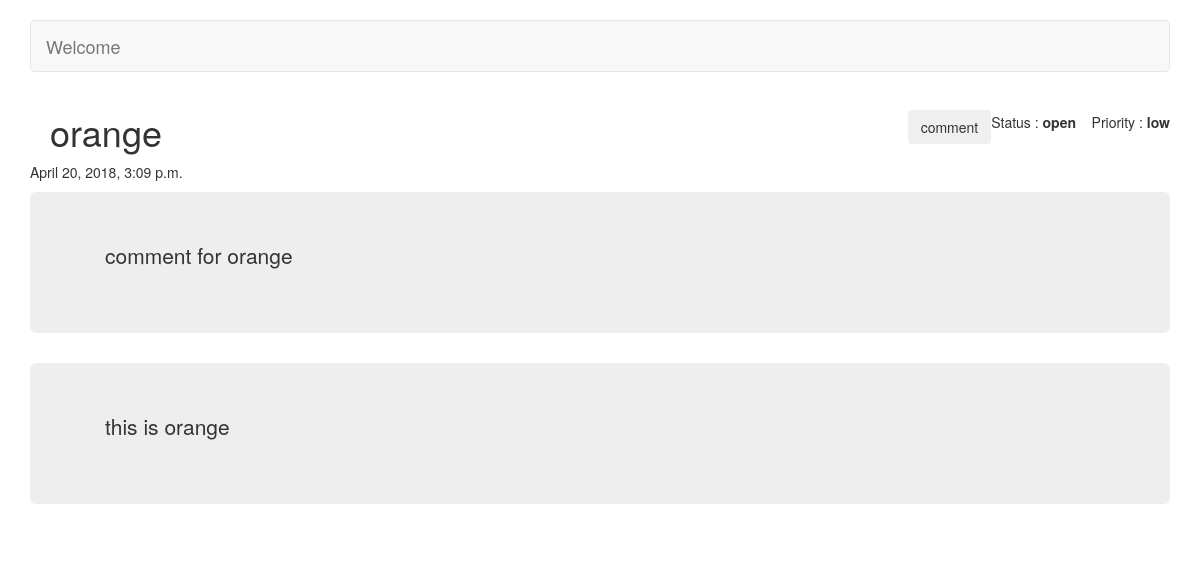
The page /info/ on the database as committed earlier.
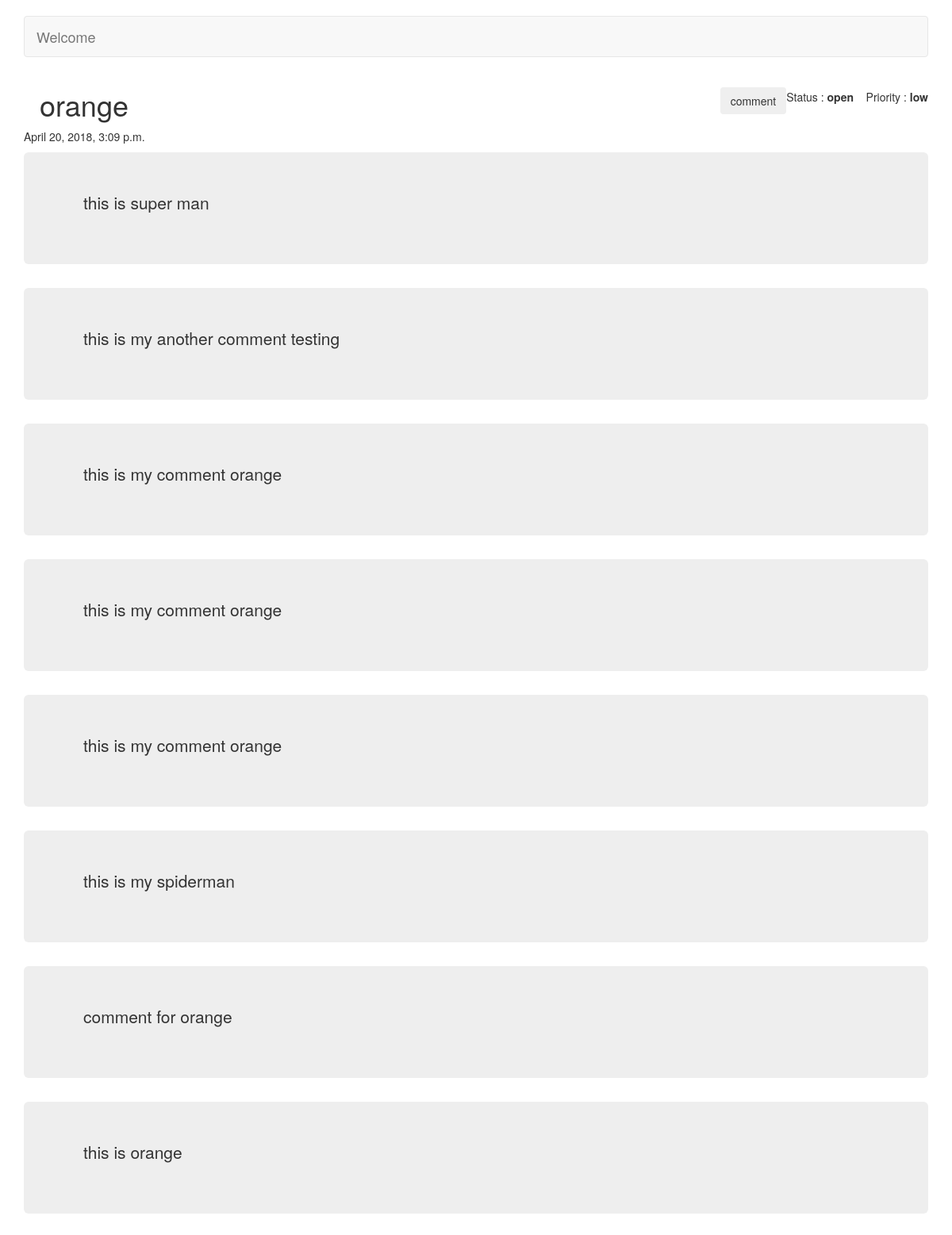
The same page on the database as committed later.
### ticket/models.py (models this page shows, shortened)
class Tickets(models.Model):
	class Meta:
		verbose_name_plural = "tickets"
	subject = models.CharField(max_length=350)
	description = models.TextField()
	STATUS_CHOICES = (
			('open','OPEN'),
			('closed', 'CLOSED'),
			('fixed', 'FIXED'),
			('in_progress', 'IN PROGRESS'),
			('reopened','REOPENED')
		)
	status  = models.CharField(max_length=30, choices=STATUS_CHOICES)
	PRIORITY_CHOICES = (
			('low', 'LOW'),
			('medium', 'MEDIUM'),
			('high', 'HIGH'),
			('critical', 'CRITICAL')
		)
	priority = models.CharField(max_length=20, choices=PRIORITY_CHOICES)
	created_date = models.DateTimeField(auto_now_add=True)
	ticket_owner = models.CharField(max_length=250)
	assigned_to = models.ForeignKey(Employee, on_delete=models.CASCADE)

class Comments(models.Model):
	class Meta:
		verbose_name_plural = "comments"
	message = models.TextField()
	ticket_id = models.ForeignKey(Tickets, on_delete=models.CASCADE)
	created_date = models.DateTimeField(auto_now_add=True)
	modified_date = models.DateTimeField(auto_now=True)
	emp_id = models.ForeignKey(Employee, on_delete=models.CASCADE)

### ticket/views.py (the view)
# urls.py: path('info/', views.info_view, name='info'),
def info_view(request):
	data = Tickets.objects.get(pk=2)
	comments_list = Comments.objects.filter(ticket_id=data.pk).order_by('-created_date')
	if request.method == 'POST':
		form = FormComment(request.POST)
		if form.is_valid():
			comment = request.POST.get('comment')
			emp_id = request.POST.get('emp_id')
			ticket_id = Tickets.objects.get(id=data.pk)
			emp_id = Employee.objects.get(id=emp_id)
			comment_obj = Comments(message=comment, ticket_id=ticket_id, emp_id=emp_id)
			comment_obj.save()
	else:
		form = FormComment()
	return render(request, 'ticket/info.html', {'data':data, 'comments': comments_list, 'form': form})

### ticket/models.py (called while the page is built)
	def __str__(self):
		return self.name

### ticket/templates/ticket/info.html (shortened to what this page needs)
{% extends 'base.html' %}
{% block body %}
<div class="container">
	<div id="id-subject">
		<div id="left">
			<h1> &nbsp;&nbsp;{{ data.subject }} </h1>
		</div>
		<div id="right">
			<button id="btn_comment" type="button" class="btn btn-outline-primary">comment</button>
			<p> Status : <span style="font-weight: bold;">{{ data.status }} </span> </p>
			<p> &nbsp;&nbsp;&nbsp;&nbsp;Priority : <span style="font-weight: bold;">{{ data.priority }} </p>
		</div>
	</div>
	<p> {{ data.created_date }} </p>
	{% for comment in comments %}
	<div class="jumbotron jumbotron-fluid">
	  <div class="container">
	    <p class="comments">{{ comment.message }}</p>
	  </div>
	</div>
	{% endfor %}
	<div class="jumbotron jumbotron-fluid">
	  <div class="container">
	    <p class="ticket">{{ data.description }}</p>
	  </div>
	</div>
</div>
{% endblock %}

### ticket/templates/base.html (shortened to what this page needs)
<!DOCTYPE html>
<html>
<head>
	<link rel="stylesheet" href="https://maxcdn.bootstrapcdn.com/bootstrap/3.3.7/css/bootstrap.min.css">
  {% load static %}
</head>
<body>
	<br>
	<div class="container">
		<nav class="navbar navbar-default">
        <div class="container-fluid">
          <div class="navbar-header">
            <a class="navbar-brand" href="#">Welcome</a>
          </div>
          <div id="navbar" class="navbar-collapse collapse">
            <ul class="nav navbar-nav navbar-right">
              <li><a href="/account/register"></a></li>
            </ul>
          </div>
        </div>
      </nav>
	</div>
	{%block body %}{% endblock %}
</body>
</html>

### ticket/templates/ticket/info.html (style rules this page uses)
#id-subject { display: flex; justify-content: space-between; align-items: center; }
#left, #right { display: flex; align-items: center; }

Rows that differ between the two databases and show on the page:
added Comments: message "this is super man"
added Comments: message "this is my another comment testing"
added Comments: message "this is my comment orange"
added Comments: message "this is my comment orange"
added Comments: message "this is my comment orange"
added Comments: message "this is my spiderman"
